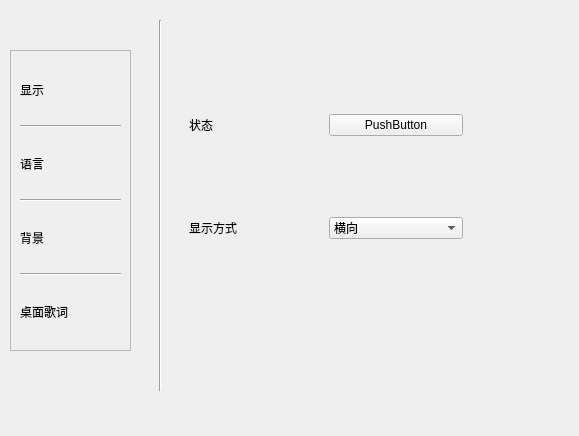
<?xml version="1.0" encoding="UTF-8"?>
<ui version="4.0">
 <class>Settings</class>
 <widget class="QWidget" name="Settings">
  <property name="geometry">
   <rect>
    <x>0</x>
    <y>0</y>
    <width>579</width>
    <height>436</height>
   </rect>
  </property>
  <property name="windowTitle">
   <string>Form</string>
  </property>
  <widget class="QWidget" name="widget_2" native="true">
   <property name="geometry">
    <rect>
     <x>180</x>
     <y>30</y>
     <width>292</width>
     <height>294</height>
    </rect>
   </property>
   <layout class="QVBoxLayout" name="verticalLayout_5">
    <item>
     <widget class="QStackedWidget" name="stackedWidget">
      <property name="currentIndex">
       <number>3</number>
      </property>
      <widget class="QWidget" name="page">
       <layout class="QVBoxLayout" name="verticalLayout">
        <item>
         <layout class="QHBoxLayout" name="horizontalLayout">
          <item>
           <widget class="QLabel" name="label_5">
            <property name="text">
             <string>大小</string>
            </property>
           </widget>
          </item>
          <item>
           <widget class="QLineEdit" name="lineEditFontSize">
            <property name="maximumSize">
             <size>
              <width>100</width>
              <height>16777215</height>
             </size>
            </property>
            <property name="text">
             <string>20</string>
            </property>
           </widget>
          </item>
         </layout>
        </item>
        <item>
         <layout class="QHBoxLayout" name="horizontalLayout_2">
          <item>
           <widget class="QLabel" name="label_6">
            <property name="text">
             <string>字体</string>
            </property>
           </widget>
          </item>
          <item>
           <widget class="QFontComboBox" name="fontComboBox">
            <property name="maximumSize">
             <size>
              <width>100</width>
              <height>16777215</height>
             </size>
            </property>
           </widget>
          </item>
         </layout>
        </item>
        <item>
         <widget class="QTextBrowser" name="textBrowser">
          <property name="html">
           <string>&lt;!DOCTYPE HTML PUBLIC &quot;-//W3C//DTD HTML 4.0//EN&quot; &quot;http://www.w3.org/TR/REC-html40/strict.dtd&quot;&gt;
&lt;html&gt;&lt;head&gt;&lt;meta name=&quot;qrichtext&quot; content=&quot;1&quot; /&gt;&lt;style type=&quot;text/css&quot;&gt;
p, li { white-space: pre-wrap; }
&lt;/style&gt;&lt;/head&gt;&lt;body style=&quot; font-family:'Ubuntu'; font-size:11pt; font-weight:400; font-style:normal;&quot;&gt;
&lt;p style=&quot; margin-top:0px; margin-bottom:0px; margin-left:0px; margin-right:0px; -qt-block-indent:0; text-indent:0px;&quot;&gt;&lt;span style=&quot; font-family:'SimSun'; font-size:9pt;&quot;&gt;This paragrah for testing.&lt;/span&gt;&lt;/p&gt;
&lt;p style=&quot; margin-top:0px; margin-bottom:0px; margin-left:0px; margin-right:0px; -qt-block-indent:0; text-indent:0px;&quot;&gt;&lt;span style=&quot; font-family:'SimSun'; font-size:9pt;&quot;&gt;这段文字测试设置&lt;/span&gt;&lt;/p&gt;&lt;/body&gt;&lt;/html&gt;</string>
          </property>
         </widget>
        </item>
       </layout>
      </widget>
      <widget class="QWidget" name="page_1">
       <widget class="QWidget" name="layoutWidget">
        <property name="geometry">
         <rect>
          <x>40</x>
          <y>60</y>
          <width>158</width>
          <height>27</height>
         </rect>
        </property>
        <layout class="QHBoxLayout" name="horizontalLayout_6">
         <item>
          <widget class="QLabel" name="label_9">
           <property name="text">
            <string>显示语言</string>
           </property>
          </widget>
         </item>
         <item>
          <widget class="QComboBox" name="comboBoxLang">
           <item>
            <property name="text">
             <string>简体中文</string>
            </property>
           </item>
           <item>
            <property name="text">
             <string>English</string>
            </property>
           </item>
          </widget>
         </item>
        </layout>
       </widget>
       <widget class="QLabel" name="label">
        <property name="geometry">
         <rect>
          <x>50</x>
          <y>140</y>
          <width>141</width>
          <height>21</height>
         </rect>
        </property>
        <property name="text">
         <string>修改语言重启生效</string>
        </property>
       </widget>
      </widget>
      <widget class="QWidget" name="page_2">
       <widget class="QWidget" name="layoutWidget">
        <property name="geometry">
         <rect>
          <x>40</x>
          <y>60</y>
          <width>128</width>
          <height>27</height>
         </rect>
        </property>
        <layout class="QHBoxLayout" name="horizontalLayout_5">
         <item>
          <widget class="QLabel" name="label_4">
           <property name="text">
            <string>背景颜色</string>
           </property>
          </widget>
         </item>
         <item>
          <widget class="QComboBox" name="comboBoxColor">
           <item>
            <property name="text">
             <string>黑色</string>
            </property>
           </item>
           <item>
            <property name="text">
             <string>白色</string>
            </property>
           </item>
          </widget>
         </item>
        </layout>
       </widget>
      </widget>
      <widget class="QWidget" name="page_3">
       <layout class="QVBoxLayout" name="verticalLayout_3">
        <item>
         <layout class="QHBoxLayout" name="horizontalLayout_4">
          <item>
           <widget class="QLabel" name="label_3">
            <property name="text">
             <string>状态</string>
            </property>
           </widget>
          </item>
          <item>
           <widget class="AppleButton" name="lrcStatus">
            <property name="text">
             <string>PushButton</string>
            </property>
           </widget>
          </item>
         </layout>
        </item>
        <item>
         <layout class="QHBoxLayout" name="horizontalLayout_3">
          <item>
           <widget class="QLabel" name="label_2">
            <property name="text">
             <string>显示方式</string>
            </property>
           </widget>
          </item>
          <item>
           <widget class="QComboBox" name="comboBoxOri">
            <item>
             <property name="text">
              <string>横向</string>
             </property>
            </item>
            <item>
             <property name="text">
              <string>纵向</string>
             </property>
            </item>
           </widget>
          </item>
         </layout>
        </item>
       </layout>
      </widget>
     </widget>
    </item>
   </layout>
  </widget>
  <widget class="QFrame" name="frame">
   <property name="geometry">
    <rect>
     <x>10</x>
     <y>50</y>
     <width>121</width>
     <height>301</height>
    </rect>
   </property>
   <property name="frameShape">
    <enum>QFrame::StyledPanel</enum>
   </property>
   <property name="frameShadow">
    <enum>QFrame::Raised</enum>
   </property>
   <layout class="QVBoxLayout" name="verticalLayout_2">
    <item>
     <widget class="MyLabel" name="labelFont">
      <property name="text">
       <string>显示</string>
      </property>
     </widget>
    </item>
    <item>
     <widget class="Line" name="line">
      <property name="orientation">
       <enum>Qt::Horizontal</enum>
      </property>
     </widget>
    </item>
    <item>
     <widget class="MyLabel" name="labelLang">
      <property name="text">
       <string>语言</string>
      </property>
     </widget>
    </item>
    <item>
     <widget class="Line" name="line_2">
      <property name="orientation">
       <enum>Qt::Horizontal</enum>
      </property>
     </widget>
    </item>
    <item>
     <widget class="MyLabel" name="labelBackground">
      <property name="text">
       <string>背景</string>
      </property>
     </widget>
    </item>
    <item>
     <widget class="Line" name="line_4">
      <property name="orientation">
       <enum>Qt::Horizontal</enum>
      </property>
     </widget>
    </item>
    <item>
     <widget class="MyLabel" name="labelDesktopLrc">
      <property name="text">
       <string>桌面歌词</string>
      </property>
     </widget>
    </item>
   </layout>
  </widget>
  <widget class="Line" name="line_3">
   <property name="geometry">
    <rect>
     <x>150</x>
     <y>20</y>
     <width>20</width>
     <height>371</height>
    </rect>
   </property>
   <property name="orientation">
    <enum>Qt::Vertical</enum>
   </property>
  </widget>
  <zorder>frame</zorder>
  <zorder>line_3</zorder>
  <zorder>widget_2</zorder>
 </widget>
 <customwidgets>
  <customwidget>
   <class>MyLabel</class>
   <extends>QLabel</extends>
   <header location="global">mylabel.h</header>
  </customwidget>
  <customwidget>
   <class>AppleButton</class>
   <extends>QPushButton</extends>
   <header>applebutton.h</header>
  </customwidget>
 </customwidgets>
 <resources/>
 <connections/>
</ui>
